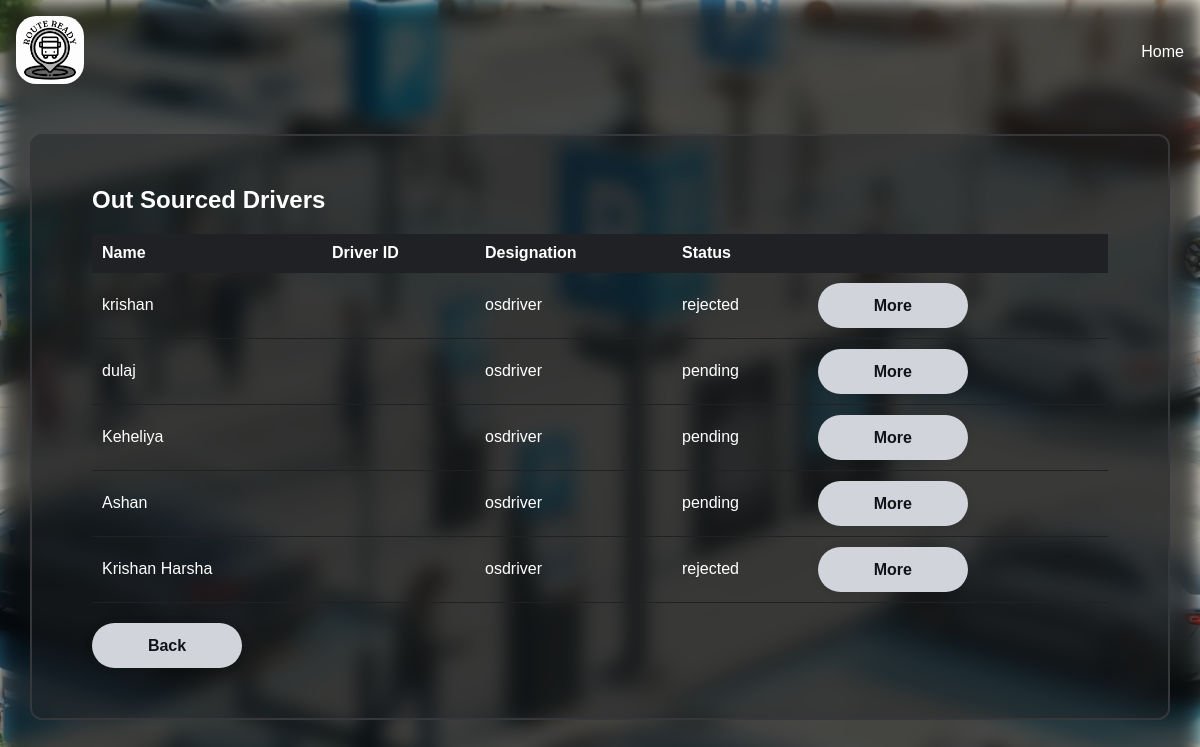
Screenshot of /hrmanagers/viewOSDrivers (signed in) with the database file from the repository.
### tables this page shows
CREATE TABLE `users` (
  `id` int(11) NOT NULL,
  `emp_id` varchar(200) NOT NULL,
  `name` varchar(255) NOT NULL,
  `company_name` varchar(100) NOT NULL,
  `contact_num` varchar(255) NOT NULL,
  `address` varchar(255) NOT NULL,
  `designation` varchar(255) NOT NULL,
  `date` datetime NOT NULL DEFAULT current_timestamp(),
  `email` varchar(255) NOT NULL,
  `password` varchar(255) NOT NULL,
  `status` varchar(200) NOT NULL
);

### app/controllers/Hrmanagers.php (called while the page is built, shortened)
<?php
class Hrmanagers extends Controller
{
  private $userModel;
  public function __construct()
  {
    $this->userModel = $this->model('User');
  }
  public function viewOSDrivers()
  {
    $drivers = $this->userModel->getOSDrivers();
    $data = [
      'drivers' => $drivers
    ];
    $this->view('pages/hrmanager/view_osdrivers', $data);
  }
}

### app/libraries/Core.php (called while the page is built, shortened)
<?php
  class Core {
    protected $currentMethod = 'index';
    public function __construct(){
      $url = $this->getUrl();
      if(!empty($url) && file_exists('../app/controllers/' . ucwords($url[0]). '.php')){
        unset($url[0]);
      }
      $this->currentController = new $this->currentController;
      if(isset($url[1])){
        if(method_exists($this->currentController, $url[1])){
          $this->currentMethod = $url[1];
          unset($url[1]);
        }
      }
      $this->params = !empty($url) ? array_values($url) : [];
      call_user_func_array([$this->currentController, $this->currentMethod], $this->params);
    }
    public function getUrl(){
      if(isset($_GET['url'])){
        $url = rtrim($_GET['url'], '/');
        $url = filter_var($url, FILTER_SANITIZE_URL);
        $url = explode('/', $url);
        return $url;
      } else {
        return [];
      }
    }
  }

### public/index.php (called while the page is built, shortened)
<?php
  $init = new Core;

### app/libraries/Database.php (called while the page is built, shortened)
<?php
class Database{
    private $host = DB_HOST;
    private $user = DB_USER;
    private $pass = DB_PASS;
    private $dbname = DB_NAME;
    private $dbh;
    private $stmt;
    public function __construct(){
        $dsn = 'mysql:host=' . $this->host . ';dbname=' . $this->dbname;
        $options = array(
            PDO::ATTR_PERSISTENT => true,
            PDO::ATTR_ERRMODE => PDO::ERRMODE_EXCEPTION
        );
        try {
            $this->dbh = new PDO($dsn, $this->user, $this->pass, $options);
        } catch(PDOException $e){
            $this->error = $e->getMessage();
            echo $this->error;
        }
    }
    public function query($sql){
        $this->stmt = $this->dbh->prepare($sql);
    }
    public function execute(){
        return $this->stmt->execute();
    }
    public function resultSet(){
        $this->execute();
        return $this->stmt->fetchAll(PDO::FETCH_OBJ);
    }
}

### app/models/User.php (called while the page is built, shortened)
<?php
class User
{
    private $db;
    public function __construct()
    {
        $this->db = new Database;
    }
    public function getOSDrivers()
    {
        $this->db->query('SELECT * FROM users WHERE designation = "osdriver"');
        $results = $this->db->resultSet();
        return $results;
    }
}

### app/views/pages/hrmanager/view_osdrivers.php (the view, shortened to what this page needs)
<!DOCTYPE html>
<html lang="en">
<head>
    <link rel="stylesheet" href="<?php echo URLROOT; ?>/css/driver/driver.css">
</head>
<body>
    <div class="container">
        <nav>
            <div class="nav__logo">
                <a href="<?php echo URLROOT; ?>"><img src="<?php echo URLROOT; ?>/img/logo.jpg" alt="logo" /></a>
            </div>
            <div class="nav__links">
                <p class="link"><a href="<?php echo URLROOT; ?>/pages/home">Home</a></p>
            </div>
        </nav>
        <div class="wrapper">
            <div class="container2">
                <h2>Out Sourced Drivers</h2>
                <table>
                    <thead>
                        <tr>
                            <th>Name</th>
                            <th>Driver ID</th>
                            <th>Designation</th>
                            <th>Status</th>
                            <th></th>
                        </tr>
                    </thead>
                    <tbody>
                        <?php if (!empty($data['drivers'])): ?>
                            <?php foreach ($data['drivers'] as $driver): ?>
                                <tr>
                                    <td><?php echo $driver->name; ?></td>
                                    <td><?php echo $driver->emp_id; ?></td>
                                    <td><?php echo $driver->designation; ?></td>
                                    <td><?php echo $driver->status; ?></td>
                                    <td><a class="button"
                                            href="<?php echo URLROOT; ?>/hrmanagers/moreOSDriver/<?php echo $driver->id; ?>">More</a>
                                    </td>
                                </tr>
                            <?php endforeach; ?>
                        <?php else: ?>
                            <tr>
                                <td colspan="4">No data available</td>
                            </tr>
                        <?php endif; ?>
                    </tbody>
                </table>
                <a class="button" href="<?php echo URLROOT; ?>/pages/home">Back</a>
            </div>
        </div>
    </div>
</body>
</html>

### public/css/driver/driver.css (style rules this page uses)
* { margin: 0; padding: 0; box-sizing: border-box; }
:root { --primary-color: #111317; --primary-color-light: #1f2125; --primary-color-extra-light: #35373b; --text-light: #d1d5db; --white: #ffffff; --max-width: 1200px; }
body { background-color: var(--primary-color); color: var(--text-light); font-family: Arial, sans-serif; background-image: url(http://localhost/RouteReady/public/img/pic2.jpg); background-position: center; background-repeat: no-repeat; background-size: cover; min-height: 100vh; min-width: var(--max-width); }
.container { backdrop-filter: blur(10px) brightness(0.3); min-height: 100vh; }
nav { max-width: var(--max-width); margin: auto; padding: 1rem 1rem; display: flex; align-items: center; justify-content: space-between; gap: 2rem; }
a { text-decoration: none; }
.nav__logo { max-width: 90px; }
.nav__logo img { width: 75%; border-radius: 30%; }
.nav__links { list-style: none; display: flex; align-items: center; gap: 3rem; }
.link a { position: relative; padding-bottom: 0.75rem; color: var(--white); }
.link a::after { content: ""; position: absolute; height: 2px; width: 0; left: 0; bottom: 0; background-color: var(--text-light); transition: 0.3s; }
.container2 { margin: 0 auto; padding: 20px; }
.wrapper { background-color: rgb(31, 33, 37, 0.4); border: 2px solid var(--primary-color-extra-light); color: var(--white); border-radius: 12px; padding: 30px 40px; margin: auto; margin-top: 30px; margin-left: 30px; margin-right: 30px; }
h2 { margin-bottom: 20px; }
table { width: 100%; border-collapse: collapse; margin-bottom: 20px; }
th, td { padding: 10px; text-align: left; border-bottom: 1px solid var(--primary-color-light); }
th { background-color: var(--primary-color-light); }
.button { width: 150px; height: 45px; background: var(--text-light); border: none; outline: none; border-radius: 40px; box-shadow: 0 0 10px rgba(0, 0, 0, .1); cursor: pointer; font-size: 16px; color: var(--primary-color); font-weight: 600; text-align: center; line-height: 45px; display: inline-block; text-decoration: none; transition: background-color 0.3s, box-shadow 0.3s, color 0.3s; }

### rows the page displays
users: name "krishan", designation "osdriver", status "rejected"
users: name "dulaj", designation "osdriver", status "pending"
users: name "Keheliya", designation "osdriver", status "pending"
users: name "Ashan", designation "osdriver", status "pending"
users: name "Krishan Harsha", designation "osdriver", status "rejected"
